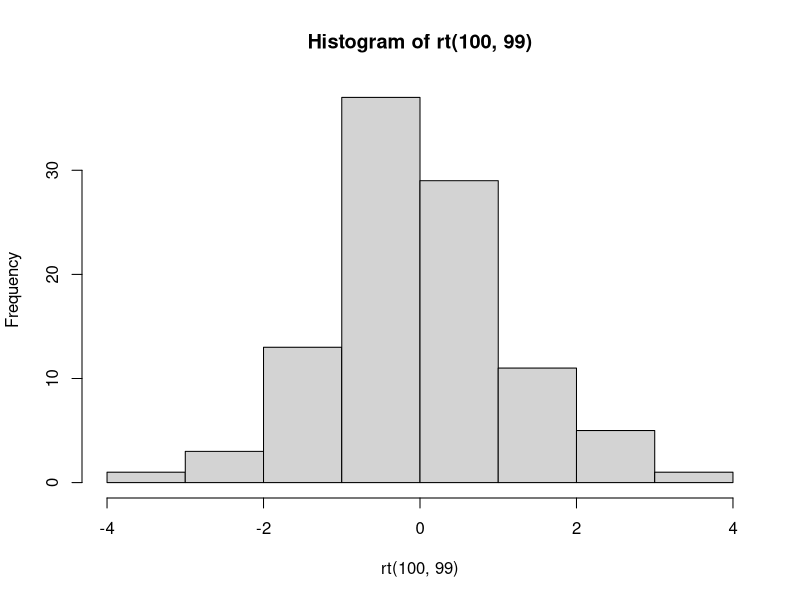

Reproduce this figure in R. (Note: this script raises an error after producing the figure.)
# 1
hist(rt(100,99))
rchisq(100,99)
rf(100,df1,df2)

# 2
rchisq(100,2)
rf(100,2,10,25)

# 3
x<-seq(-6,6,length=100)
f->dt(x,df)
df<-c(1,4,10,30)
dt(x,df[1])
dt(x,df[4])
dt(x,df[10])
dt(x,df[30])

plot(x,dt(x,30), type = 'l')

color=c('red','yellow','blue')

for(i in 1:3)
  lines(x,dt(x,df[i]), col=color[i]) 

# 4
# degrees of freedom:-
# t,y^2 -> 1
# f -> 2

# 4(i)
f<-dt(x,df)
df<-c()
#qf(0.95, df1,df2)
qf(0.95, 10,20)

# 4(ii)
# pf(1.5,df1,df2)
pf(1.5,10,20)

# 4(iii)
qf(0.25, 10,20)
qf(0.5, 10,20)
qf(0.75, 10,20)
qf(0.999, 10,20)

# 4(iv)
hist(rf(1000,10,20))



  